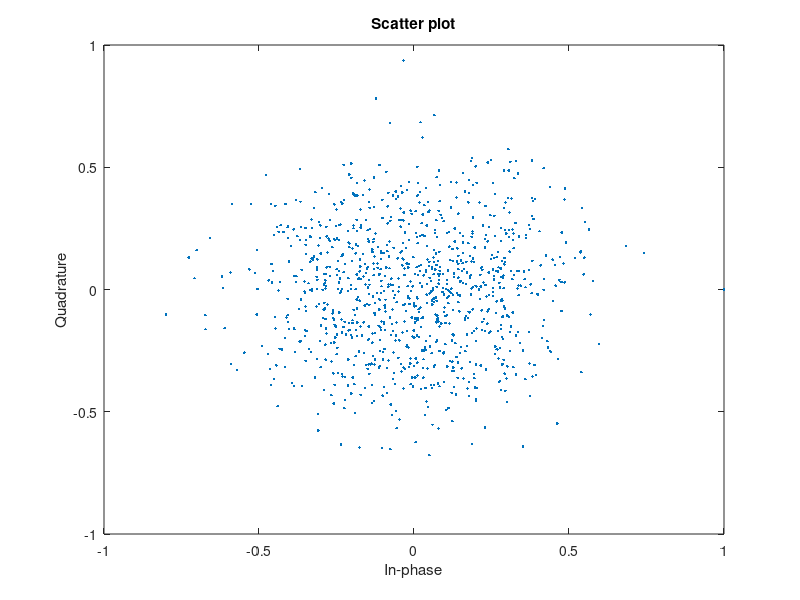

MATLAB code for this plot:
close all;
x=randi([0 7],[1,1024]);
y = pskmod(x,8,pi/8,'bin')
y_n=awgn(y,-3); 
y1=y_n./max(y_n);
scatterplot(y1)
z=pskdemod(y1,8,pi/8,'bin');
b=z-x;
